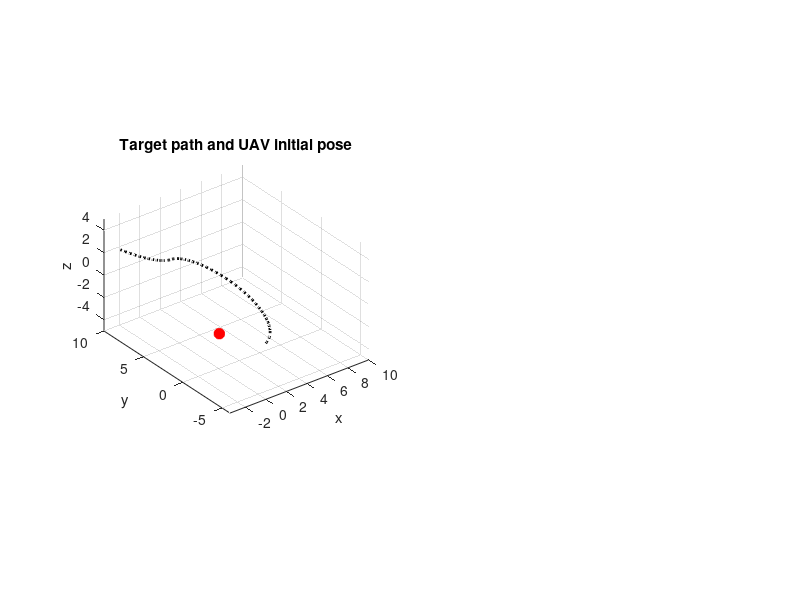

The MATLAB script that drew this image: (Note: this script raises an error after producing the figure.)
%% Scenario
clc; clear all
   for section=1
    %% Setting target path 
    N_sim=200; % total simulation step 
    t0=0; tf=10;
    dt=(tf-t0)/N_sim;
    t_sim=linspace(t0,tf,N_sim); % global time clock 
    
    theta=linspace(-pi/2,pi/2,N_sim/2);
    R=6;
    xs=R*cos(theta)/3; ys=R*sin(theta); zs=-2*(t_sim(1:N_sim)-t_sim(1)).*(t_sim(1:N_sim)-t_sim(end))*(2/(tf-t0))^2;
    
    target_path=[xs;ys]; % positional history of target
    
    xs=-xs; ys=ys+2*R;
    target_path=[target_path [xs;ys]];
    target_path=[target_path ; zs];
    target_path=target_path;
    
    
    %% UAV inital position 
    p0=target_path(:,1)'+[-3 2 1];
    v0=[0 0 0];
    a0=[0 0 0];
    R0=eye(3);
    w0=[0 0 0]';
    state=[p0'; v0'; reshape(R0,9,1); w0];
    data.params.mQ = 0.5 ;
    data.params.J = diag([0.557, 0.557, 1.05]*1e-2);
    data.params.g = 9.81 ;
    data.params.e1 = [1;0;0] ;
    data.params.e2 = [0;1;0] ;
    data.params.e3 = [0;0;1] ;
    focal_l=0.05;
    odeopts = odeset('RelTol', 1e-4, 'AbsTol', 1e-5) ;
    
    %% check the target trajectory 
    figure
    set(gcf,'Position',[500 300 1200 600])
    subplot(1,2,1)
    plot3(target_path(1,:),target_path(2,:),target_path(3,:),'k:','LineWidth',2)
    hold on 
    plot3(p0(1),p0(2),p0(3),'r*','MarkerSize',8,'LineWidth',3)
    title('Target path and UAV initial pose')
    xlabel('x'); ylabel('y'); zlabel('z')
    axis equal
    axis_vector=[-3.5 10 -6 10 -5 5];
    axis(axis_vector)
    grid on 
    %% Setting 
    addpath('FOV_opti')
    do_fit=true; % should we perform fitting ? 
    replan=true;
    Xr=p0; Vr=v0; Ar=a0; % position and velocity of UAV 
    N_obs=10;
    obs_period=N_obs*dt;  % observation period 
    pred_period=1; % prediction period
    pred_acc_error_tol=2;  % accumulated prediction error toloerance  
   end
%% Simulation start 
X_target_history=[];
X_UAV_history=[]; V_UAV_history=[]; A_UAV_history=[];
f_UAV_history=[]; M_UAV_history=[]; proj_history=[];
b3_history=[];
t_history=[]; t_replan_history=[];
for step=N_obs:N_sim    
 %% Prediction and Planning
for section=2
        
    t_cur=t_sim(step); % current time 
    t_history=[t_history t_cur];
    X_target=target_path(:,step); % current target position 
    
    obs_pnts=target_path(:,step-N_obs+1:step);   
    obs_t=t_sim(step-N_obs+1:step);

    n_target=3; % target motion fitting poly order 
    %% Normal polyfit 
%     px=polyfit(obs_t,obs_pnts(1,:),n);
%     py=polyfit(obs_t,obs_pnts(2,:),n);
%     pz=polyfit(obs_t,obs_pnts(3,:),n);
% 
%     t_pred=linspace(0,1,20);
%     fit_pnts=[polyval(px,t_pred); polyval(py,t_pred) ;polyval(pz,t_pred) ];
%     plot3(fit_pnts(1,:),fit_pnts(2,:),fit_pnts(3,:),'g-','LineWidth',3)

    %% Modified polyfit
    if do_fit 
        fitting_error=0;
        t_fitting_start=t_cur;
       
        ws=linspace(2,2,length(obs_pnts)); % regression weight 
        lambda=0.001; % penalty weight for curvature 

        [px_t,res_x]=target_traj_fitting(obs_t,obs_pnts(1,:),n_target,ws,lambda,obs_period,pred_period);
        [py_t,res_y]=target_traj_fitting(obs_t,obs_pnts(2,:),n_target,ws,lambda,obs_period,pred_period);
        [pz_t,res_z]=target_traj_fitting(obs_t,obs_pnts(3,:),n_target,ws,lambda,obs_period,pred_period);
        do_fit=false;         
    end

    % poly fit error  
    t_exe=(t_cur-t_fitting_start)/pred_period; % evaluation point        
    pred_X_target=[(px_t')*t_vector(t_exe,0,n_target) ; (py_t')*t_vector(t_exe,0,n_target) ; (pz_t')*t_vector(t_exe,0,n_target)];
    fitting_error=fitting_error+norm(X_target-pred_X_target); 
    
    %% Calculate intercept point using optimization 

    % degree of uncertainty 
    sum_res=res_x+res_y+res_z;

    w1=1000; w2=1; % weight of dou and jerk respectively 

    % interception points 
%     tc=fmincon(@(t) w2*double(jerk_fun(px_t(1),px_t(2),px_t(3),px_t(4),a0(1),v0(1),p0(1),py_t(1),py_t(2),py_t(3),py_t(4),...
%         a0(2),v0(2),p0(2),pz_t(1),pz_t(2),pz_t(3),pz_t(4),a0(3),v0(3),p0(3),t))+w1*double(dou_fun(sum_res,t)),0.5,[],[],[],[],0,1);
%     pc=[(px_t')*t_vector(tc,0,n_target) ; (py_t')*t_vector(tc,0,n_target) ; (pz_t')*t_vector(tc,0,n_target)];
%     vc=[(px_t')*t_vector(tc,1,n_target) ; (py_t')*t_vector(tc,1,n_target) ; (pz_t')*t_vector(tc,1,n_target)];

%     plot3(pc(1),pc(2),pc(3),'Color',[0.5 0.2 0.2],'Marker','*','LineWidth',2,'MarkerSize',10)
    %Test the validity of interception point
    % ts=linspace(0.2,1,10);
    % jerks=[]; dous=[];
    % for i=ts
    % jerks=[jerks double(jerk_fun(px(1),px(2),px(3),px(4),a0(1),v0(1),p0(1),py(1),py(2),py(3),py(4),...
    %     a0(2),v0(2),p0(2),pz(1),pz(2),pz(3),pz(4),a0(3),v0(3),p0(3),i))];
    % dous=[dous dou_fun(sum_res,i)];
    % end
    % figure
    % subplot(3,1,1)
    % plot(ts,w2*jerks,'Color',[0 0 0.7])
    % subplot(3,1,2)
    % plot(ts,w1*dous,'Color',[0.7 0 0] )
    % subplot(3,1,3)
    % plot(ts,w1*dous+w2*jerks,'Color',[0 0 0])

end

%% Guidance
for section=3 
    n_pg=7; % poly order of guidance 
    %% method 1 : converge position error and velocity error     
    if replan % if we have to replan the guidance path  
        if isempty(A_UAV_history)
            FOV_tol=0.3;
        else
            FOV_tol_tmp=col_norm((A_UAV_history+repmat([0 0 9.81]',1,length(A_UAV_history)))).*col_norm(X_target_history-X_UAV_history);       
            FOV_tol=(mean(FOV_tol_tmp(max(end-N_obs,1):end))/max(FOV_tol_tmp(max(end-N_obs,1):end))/2)^3;            
        end
        
        % guidance path obtained 
        disp('path generation...')
        [px_r,py_r,pz_r] = guidance_path(px_t,py_t,pz_t,Xr,Vr*pred_period,Ar*pred_period^2,n_pg,9.81*pred_period^2,FOV_tol);
        
        % controller 
        disp('control input generation...')
        data.params.p=[px_r';py_r';pz_r'];
        data.params.pt=[px_t';py_t';pz_t'];
        [t, x] = ode15s(@UAV_dynamics_geometric_control, [0 1], state, odeopts, data) ; 
        
        t_buffer_start=t_cur;        
        replan=false;           
    end
    
    % guidance command
    t_exe=(t_cur+dt-t_buffer_start)/pred_period; % evaluation point         
    % no controller 
%     Xd=[(px_r')*t_vector(t_exe,0,n_pg) ; (py_r')*t_vector(t_exe,0,n_pg) ; (pz_r')*t_vector(t_exe,0,n_pg)];
%     Vd=[(px_r')*t_vector(t_exe,1,n_pg) ; (py_r')*t_vector(t_exe,1,n_pg) ; (pz_r')*t_vector(t_exe,1,n_pg)]/pred_period;
%     Ad=[(px_r')*t_vector(t_exe,2,n_pg) ; (py_r')*t_vector(t_exe,2,n_pg) ; (pz_r')*t_vector(t_exe,2,n_pg)]/pred_period^2;
%     Xr=Xd; 
%     Vr=Vd;
%     Ar=Ad;
%    
    % controller 
    %use guidance command 
    [~,min_idx]=min(abs(t-t_exe));    state=x(min_idx,:)';
    [dx,xd,f,M,b1d]=UAV_dynamics_geometric_control(t_exe,state,data);
    Xr=state(1:3); Vr=state(4:6)/pred_period; Ar=dx(4:6)/pred_period^2;
    Rr=reshape(state(7:15),3,3);
    b3_history=[b3_history Rr(:,3)];
    f_UAV_history=[f_UAV_history f];
    M_UAV_history=[M_UAV_history M'];

   
    % history  
    X_UAV_history=[X_UAV_history Xr];
    V_UAV_history=[V_UAV_history Vr];
    A_UAV_history=[A_UAV_history Ar];

    X_target_history=[X_target_history X_target];

    proj_history=[proj_history proj_image(focal_l,Xr,Rr,X_target)];
    
    %% method 2 : using interception point 
end
%% check the necessity of replan and fitting 
fprintf('current prediction error: %f\n',fitting_error)

if pred_acc_error_tol<fitting_error 
    do_fit=true; replan=true; 
    t_replan_history=[t_replan_history t_cur];
    disp('replanning activated')
end

%% Plotting 
for section=4
    % target path 
    subplot(1,2,2)
    plot(proj_history(1,2:end),proj_history(2,2:end),'ro-','LineWidth',2,'MarkerSize',2)
    axis([-focal_l*tan(60) focal_l*tan(60) -focal_l*tan(60) focal_l*tan(60)])
    title('image plane (120deg FOV)')

    
    subplot(1,2,1)
    title('traj')

    axis(axis_vector)

    hold on 
    plot3(target_path(1,:),target_path(2,:),target_path(3,:),'k:','LineWidth',2)
    

    % observation points 
    plot3(obs_pnts(1,:),obs_pnts(2,:),obs_pnts(3,:),'bo','MarkerSize',2,'LineWidth',3)

    % target current position 
    plot3(X_target(1),X_target(2),X_target(3),'r*','MarkerSize',8,'LineWidth',3)
              
    % UAV cur position 
    plot3(Xr(1),Xr(2),Xr(3),'k*','MarkerSize',8,'LineWidth',3)
    
    % future target traj
    t_pred=linspace(0,1,20); % prediction begins from 0 to 1 
    fit_pnts=[polyval(flip(px_t),t_pred); polyval(flip(py_t),t_pred) ;polyval(flip(pz_t),t_pred)];
    plot3(fit_pnts(1,:),fit_pnts(2,:),fit_pnts(3,:),'-','Color',[0 0 0 0.5],'LineWidth',2)
    
    % planned UAV traj 
    fit_pnts=[polyval(flip(px_r),t_pred); polyval(flip(py_r),t_pred) ;polyval(flip(pz_r),t_pred)];
    plot3(fit_pnts(1,:),fit_pnts(2,:),fit_pnts(3,:),'-','Color',[0 0.8 0 ],'LineWidth',3)
    
    % rotational matrix 
    Rplot(Xr,Rr,2)
    scale=5;
%     quiver3(Xr(1),Xr(2),Xr(3),scale*b1d(1),scale*b1d(2),scale*b1d(3))

    grid on     
    children = get(gca, 'children');
    pause(1e-1)
    delete(children(1:end))
   
end

    plot3(X_UAV_history(1,:),X_UAV_history(2,:),X_UAV_history(3,:),'ko-','LineWidth',1)

    plot3(X_target_history(1,:),X_target_history(2,:),X_target_history(3,:),'ro-','LineWidth',1)

if norm(Xr-X_target)<0.4
    break 
end

end

%% Result 
figure 
subplot(4,1,1)
plot(t_history,X_target_history(1,:))
hold on 
plot(t_history,X_UAV_history(1,:))
legend({'target','UAV'})
title('x history[m]')


subplot(4,1,2)
plot(t_history,X_target_history(2,:))
hold on 
plot(t_history,X_UAV_history(2,:))
legend({'target','UAV'})
title('y history[m]')

subplot(4,1,3)
plot(t_history,X_target_history(3,:))
hold on 
plot(t_history,X_UAV_history(3,:))
legend({'target','UAV'})
title('z history[m]')

subplot(4,1,4)
prod_history=A_UAV_history(1,:).*(X_target_history(1,:) - X_UAV_history(1,:))+...
    A_UAV_history(2,:).*(X_target_history(2,:) - X_UAV_history(2,:))+...
    (A_UAV_history(3,:)+9.81).*(X_target_history(3,:) - X_UAV_history(3,:));
cos_history=(prod_history./col_norm(A_UAV_history+repmat([0 0 9.81]',1,length(prod_history)))./col_norm(X_target_history-X_UAV_history));
plot(t_history,(acos(abs(cos_history)))*180/pi)
% plot(t_history,abs(acos(abs(cos_history))-pi/2)*180/pi)
hold on 
plot(t_replan_history,zeros(1,length(t_replan_history)),'ro','LineWidth',2)
plot(t_history,90*ones(1,length(t_history)),'r--')
legend({'','replan','90deg'})
title('ang btw b3 , d')

% 
% figure
% title('image plane')
% 
% plot(proj_history(1,2:end),proj_history(2,2:end),'ko-','LineWidth',3)
% axis([-focal_l*tan(60) focal_l*tan(60) -focal_l*tan(60) focal_l*tan(60)])

%% numerical stability ?
b3_tmp=A_UAV_history+repmat([0 0 9.81]',1,length(A_UAV_history));
test=[];
for i=1:length(b3_tmp)
    test=[test norm(b3_tmp(:,i)/norm(b3_tmp(:,i))-b3_history(:,i))];
end
test=real(test);

%% error vector 
error=X_target_history-X_UAV_history;
yaw=atan2(error(2,:),error(1,:))*180/pi;



